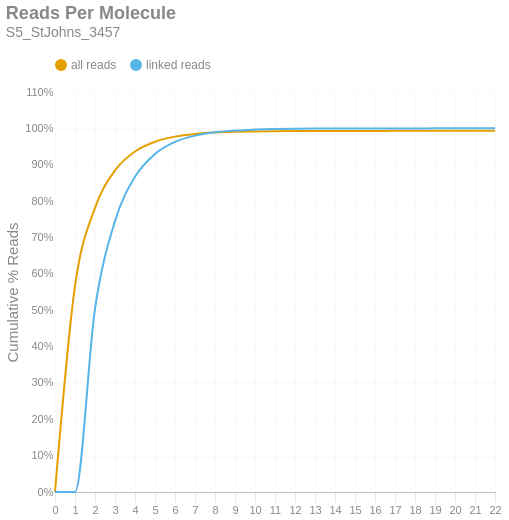

The cell this chart's notebook holds for it:
### Markdown cell above
### Reads per Molecule
This chart shows the cumulative distribution of the number of reads per linked molecule. That is, how many alignments are associated with a unique molecule. This excludes the number of reads associated with invalid or absent linked-read barcodes. The `linked` histogram is the percentages recalculated when disregarding singletons.

### Code cell
if SKIPLR:
    print_html(f"Skipped")
else:
    counts = np.bincount(valids['reads'].cast(pl.Int64).to_numpy())
    weighted = counts * np.arange(len(counts))
    all_perc = weighted / n_reads
    linked_perc = weighted / n_linked_reads
    linked_perc[1] = 0
    binned_df = pl.DataFrame({
        'readsper': list(range(len(counts))),
        'all reads (cumsum)': np.cumsum(all_perc).tolist(),
        'linked reads (cumsum)': np.cumsum(linked_perc).tolist(),
    })

    with SafeRender(binned_df):
        (
            density_plot(binned_df, 'Reads Per Molecule', samplename, 'readspmol')
            .encode(
                x=alt.X('readsper:O', title=None).axis(labelAngle=0).scale(padding=0),
                y=alt.Y('value:Q', title='Cumulative % Reads').axis(format='%').stack(False),
                color=alt.Color("key:N").scale(domain=["all reads", "linked reads"]),
                tooltip=[
                    alt.Tooltip("key:N", title="Data Type"),
                    alt.Tooltip("readsper:O", title="Reads Per Molecule"),
                    alt.Tooltip("value:Q", format=".2%", title="% Reads (Cum.)")
                ]            
            )
        ).display()

### Figure 1 — Vega-Lite specification as saved in the notebook (floating-point values rounded to 4 significant figures)
{"width": "container", "height": 400, "config": {"title": {"anchor": "start", "dy": -15, "fontSize": 18, "color": "#888888", "subtitleColor": "#888888", "subtitleFontSize": 14}, "arc": {"fill": "#0072B2"}, "axis": {"domainColor": "#888888", "domainWidth": 0.5, "gridWidth": 0.2, "grid": false, "titleFontWeight": 400, "titleFontSize": 15, "labelFontSize": 11, "labelColor": "#888888", "tickColor": "#888888", "tickWidth": 0.2, "titleColor": "#888888"}, "axisBand": {"grid": false}, "axisX": {"grid": true, "tickSize": 10, "domainCap": "round"}, "axisY": {"domain": false, "grid": true, "tickSize": 0, "domainCap": "round"}, "background": "transparent", "header": {"labelFontSize": 15, "labelColor": "#888888", "titleFontSize": 15, "titleFontWeight": 600, "titleColor": "#888888"}, "legend": {"labelFont": "sans-serif", "labelFontSize": 12, "labelColor": "#888888", "symbolSize": 100, "symbolType": "circle", "titleFontSize": 12, "titlePadding": 10, "titleColor": "#888888", "title": null, "orient": "top"}, "range": {"category": ["#E69F00", "#56B4E9", "#009E73", "#F0E442", "#0072B2", "#D55E00", "#CC79A7", "#000000"], "diverging": ["#cfe8f3", "#a2d4ec", "#73bfe2", "#46abdb", "#1696d2", "#12719e"]}, "area": {"fill": "#0072B2", "fillOpacity": 0.7, "line": true, "strokeOpacity": 0.7}, "line": {"color": "#0072B2", "stroke": "#0072B2", "strokeWidth": 2}, "trail": {"color": "#0072B2", "stroke": "#0072B2", "strokeWidth": 0, "size": 1}, "point": {"filled": true, "fillOpacity": 1.0, "size": 95}, "text": {"color": "#888888", "fontSize": 11, "align": "right", "fontWeight": 400, "size": 11}, "bar": {"fill": "#0072B2", "stroke": null}, "view": {"stroke": null, "continuousWidth": 660, "continuousHeight": 400}}, "data": {"name": "data-be49dfbd7be25a2a0d26d514376a22d0"}, "mark": {"type": "line", "interpolate": "monotone", "point": {"opacity": 0, "size": 275}}, "encoding": {"color": {"field": "key", "scale": {"domain": ["all reads", "linked reads"]}, "type": "nominal"}, "tooltip": [{"field": "key", "title": "Data Type", "type": "nominal"}, {"field": "readsper", "title": "Reads Per Molecule", "type": "ordinal"}, {"field": "value", "format": ".2%", "title": "% Reads (Cum.)", "type": "quantitative"}], "x": {"axis": {"labelAngle": 0}, "field": "readsper", "scale": {"padding": 0}, "title": null, "type": "ordinal"}, "y": {"axis": {"format": "%"}, "field": "value", "stack": false, "title": "Cumulative % Reads", "type": "quantitative"}}, "params": [{"name": "param_c36ac31b6afebe62", "select": {"type": "point", "fields": ["key"]}, "bind": "legend"}], "title": {"text": "Reads Per Molecule", "subtitle": "S5_StJohns_3457"}, "transform": [{"fold": ["all reads (cumsum)", "linked reads (cumsum)"]}, {"calculate": "replace(datum.key, ' (cumsum)', '')", "as": "key"}, {"filter": {"param": "param_c36ac31b6afebe62"}}], "usermeta": {"embedOptions": {"downloadFileName": "S5_StJohns_3457.readspmol"}}, "$schema": "https://vega.github.io/schema/vega-lite/v6.1.0.json", "datasets": {"data-be49dfbd7be25a2a0d26d514376a22d0": [{"readsper": 0, "all reads (cumsum)": 0.0, "linked reads (cumsum)": 0.0}, {"readsper": 1, "all reads (cumsum)": 0.5666, "linked reads (cumsum)": 0.0}, {"readsper": 2, "all reads (cumsum)": 0.7815, "linked reads (cumsum)": 0.504}, {"readsper": 3, "all reads (cumsum)": 0.8843, "linked reads (cumsum)": 0.7449}, {"readsper": 4, "all reads (cumsum)": 0.9364, "linked reads (cumsum)": 0.867}, {"readsper": 5, "all reads (cumsum)": 0.9632, "linked reads (cumsum)": 0.9298}, {"readsper": 6, "all reads (cumsum)": 0.9772, "linked reads (cumsum)": 0.9628}, {"readsper": 7, "all reads (cumsum)": 0.9846, "linked reads (cumsum)": 0.9801}, {"readsper": 8, "all reads (cumsum)": 0.9885, "linked reads (cumsum)": 0.9892}, {"readsper": 9, "all reads (cumsum)": 0.9906, "linked reads (cumsum)": 0.994}, {"readsper": 10, "all reads (cumsum)": 0.9917, "linked reads (cumsum)": 0.9965}, {"readsper": 11, "all reads (cumsum)": 0.9923, "linked reads (cumsum)": 0.9981}, {"readsper": 12, "all reads (cumsum)": 0.9927, "linked reads (cumsum)": 0.9989}, {"readsper": 13, "all reads (cumsum)": 0.9929, "linked reads (cumsum)": 0.9994}, {"readsper": 14, "all reads (cumsum)": 0.993, "linked reads (cumsum)": 0.9996}, {"readsper": 15, "all reads (cumsum)": 0.993, "linked reads (cumsum)": 0.9998}, {"readsper": 16, "all reads (cumsum)": 0.9931, "linked reads (cumsum)": 0.9999}, {"readsper": 17, "all reads (cumsum)": 0.9931, "linked reads (cumsum)": 0.9999}, {"readsper": 18, "all reads (cumsum)": 0.9931, "linked reads (cumsum)": 1.0}, {"readsper": 19, "all reads (cumsum)": 0.9931, "linked reads (cumsum)": 1.0}, {"readsper": 20, "all reads (cumsum)": 0.9931, "linked reads (cumsum)": 1.0}, {"readsper": 21, "all reads (cumsum)": 0.9931, "linked reads (cumsum)": 1.0}, {"readsper": 22, "all reads (cumsum)": 0.9931, "linked reads (cumsum)": 1.0}]}}
